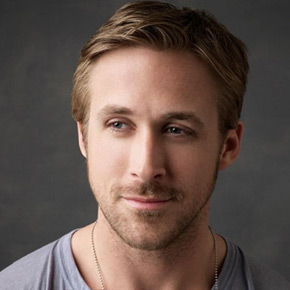
#> input picture instagram/test.jpg, 290 x 290 px; the run also reads 1 picture not shown here
$ jupyter execute filtersfinal.ipynb
#> lines starting #> are read from the running program, lines starting #| are printed output that depends on the picture; after the words box and inside, x2 and y2 are one past the last pixel; in counts of white or black regions, pixels touching at a corner belong together
الاسم : عبدالرحمن اسامه عبدالاله النجار
    Name: Abdelrahman osama Elnaggar
    Email: nag.abdelrahman95@gmail.com
    code:1300729
    Bench number:43791

Filters we have made using opencv
1-Amaro filter
2-1977 filter
the pictures we use are from this site http://filterfakers.com/filterguide to see if we made the correct colors and try to make the exact filter.
NOTE: By printing the image with opencv the image will be clearer.

[cell 1]
import cv2
import matplotlib.pyplot as plt
import matplotlib.image as mpimg
import skimage
from skimage import io
from skimage import filters
import numpy as np

def insta_like(image,instafilter):
#> called with image = 'test.jpg', instafilter = 'Normal'
    if(instafilter=="Amaro"):
        imag = cv2.imread(image)
        imag = cv2.cvtColor(imag, cv2.COLOR_BGR2RGB)
        height, width, channels = imag.shape
        i=0
        j=0

        def add(x):
            if(x>=255):
                return 220
            if(x<=40):
                return 10
            else:
                return x

        for i in range(height):
            for j in range(width):
                   imag.itemset((i,j,0),add(imag.item(i,j,0)))


        for k in range(height):
            for l in range(width):
                   imag.itemset((k,l,2),add(imag.item(k,l,2)+20))

        for t in range(height):
            for q in range(width):
                   imag.itemset((t,q,1),add(imag.item(t,q,1)))


        b = cv2.imread('last.jpg',1)
        y = cv2.addWeighted(imag,1,b,0.2,0)

        #cv2.imshow("Amaro filter",y)
        plt.imshow(y)
        #imgplot = plt.imshow(y)
        plt.show()
 ############################################################

    if(instafilter=="1977"):

        imag = cv2.imread(image)
        imag = cv2.cvtColor(imag, cv2.COLOR_BGR2RGB)

        height, width, channels = imag.shape
        i=0
        j=0

        def add(x):
            if(x>=255):
                return 220
            if(x<=40):
                return 15
            else:
                return x

        for i in range(height):
            for j in range(width):
                   imag.itemset((i,j,0),add(imag.item(i,j,0)+55))


        for k in range(height):
            for l in range(width):
                   imag.itemset((k,l,2),add(imag.item(k,l,2)+10))

        for t in range(height):
            for q in range(width):
                   imag.itemset((t,q,1),add(imag.item(t,q,1)+10))

        b = cv2.imread('blaa.jpg',1)
        y = cv2.addWeighted(imag,0.7,b,1,0)
        plt.imshow(y)
        #imgplot = plt.imshow(y)
        plt.show()
  ####################################################################
    if(instafilter=="Normal"):

        imag = cv2.imread(image)
#> imag is the input picture: shape (290, 290, 3); mean B, G, R 76, 82.9, 99.2
        imag = cv2.cvtColor(imag, cv2.COLOR_BGR2RGB)
        plt.imshow(imag)
        plt.show()

[cell 2]
insta_like('test.jpg','Normal')

[cell 3]
insta_like('test.jpg','1977')
#> call 2 of insta_like, with image = 'test.jpg', instafilter = '1977'
#> after the loop in insta_like (call 2), `for i in range(height):`:
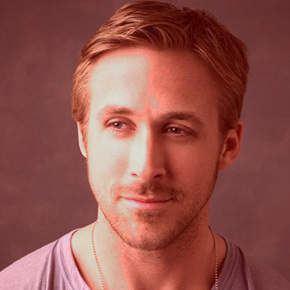
#> imag: shape (290, 290, 3); mean R, G, B 146.3, 82.9, 76
#> in insta_like (call 2), `y = cv2.addWeighted(imag,0.7,b,1,0)`:
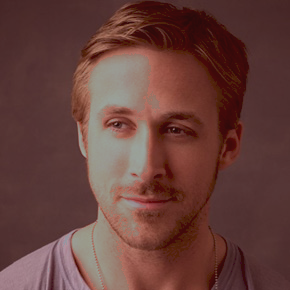
#> y: shape (290, 290, 3); mean R, G, B 102.4, 64.2, 59.3

[cell 4]
insta_like('test.jpg','Amaro')
#> call 3 of insta_like, with image = 'test.jpg', instafilter = 'Amaro'
#> after the loop in insta_like (call 3), `for i in range(height):`: imag: shape (290, 290, 3); mean R, G, B 98.1, 82.9, 76
#> after the loop in insta_like (call 3), `for k in range(height):`:
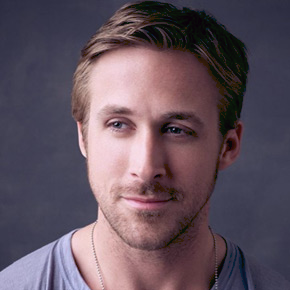
#> imag: shape (290, 290, 3); mean R, G, B 98.1, 82.9, 94.4
#> after the loop in insta_like (call 3), `for t in range(height):`: imag: shape (290, 290, 3); 11% of pixels changed, all inside (x1, y1, x2, y2) = (51, 1, 257, 290)
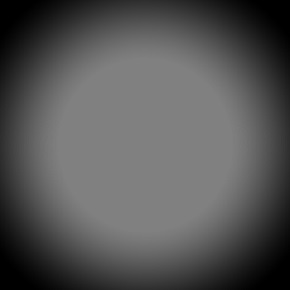
#> input picture instagram/last.jpg, 290 x 290 px
#> in insta_like, b is the input picture: shape (290, 290, 3); min 0, max 129, mean 84.7
#> in insta_like (call 3), `y = cv2.addWeighted(imag,1,b,0.2,0)`:
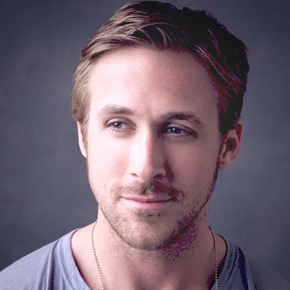
#> y: shape (290, 290, 3); mean R, G, B 114.6, 98.4, 111.5
